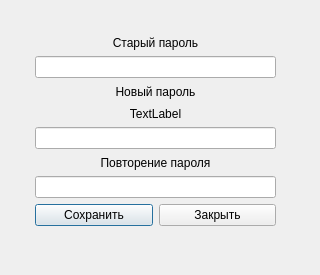
<?xml version="1.0" encoding="UTF-8"?>
<ui version="4.0">
 <class>ChangePasswordDialog</class>
 <widget class="QDialog" name="ChangePasswordDialog">
  <property name="geometry">
   <rect>
    <x>0</x>
    <y>0</y>
    <width>320</width>
    <height>275</height>
   </rect>
  </property>
  <property name="windowTitle">
   <string>Dialog</string>
  </property>
  <widget class="QWidget" name="verticalLayoutWidget">
   <property name="geometry">
    <rect>
     <x>30</x>
     <y>30</y>
     <width>251</width>
     <height>201</height>
    </rect>
   </property>
   <layout class="QVBoxLayout" name="verticalLayout">
    <property name="leftMargin">
     <number>5</number>
    </property>
    <property name="topMargin">
     <number>5</number>
    </property>
    <property name="rightMargin">
     <number>5</number>
    </property>
    <property name="bottomMargin">
     <number>5</number>
    </property>
    <item>
     <widget class="QLabel" name="label">
      <property name="text">
       <string>Старый пароль</string>
      </property>
      <property name="alignment">
       <set>Qt::AlignCenter</set>
      </property>
     </widget>
    </item>
    <item>
     <widget class="QLineEdit" name="leOldPass">
      <property name="echoMode">
       <enum>QLineEdit::Password</enum>
      </property>
     </widget>
    </item>
    <item>
     <widget class="QLabel" name="label_2">
      <property name="text">
       <string>Новый пароль</string>
      </property>
      <property name="alignment">
       <set>Qt::AlignCenter</set>
      </property>
     </widget>
    </item>
    <item>
     <widget class="QLabel" name="labelLoad">
      <property name="text">
       <string>TextLabel</string>
      </property>
      <property name="alignment">
       <set>Qt::AlignCenter</set>
      </property>
     </widget>
    </item>
    <item>
     <widget class="QLineEdit" name="leNewPass">
      <property name="echoMode">
       <enum>QLineEdit::Password</enum>
      </property>
     </widget>
    </item>
    <item>
     <widget class="QLabel" name="label_3">
      <property name="text">
       <string>Повторение пароля</string>
      </property>
      <property name="alignment">
       <set>Qt::AlignCenter</set>
      </property>
     </widget>
    </item>
    <item>
     <widget class="QLineEdit" name="leConfirmPass">
      <property name="echoMode">
       <enum>QLineEdit::Password</enum>
      </property>
     </widget>
    </item>
    <item>
     <layout class="QHBoxLayout" name="horizontalLayout">
      <item>
       <widget class="QPushButton" name="pbSave">
        <property name="text">
         <string>Сохранить</string>
        </property>
       </widget>
      </item>
      <item>
       <widget class="QPushButton" name="pbCancel">
        <property name="text">
         <string>Закрыть</string>
        </property>
       </widget>
      </item>
     </layout>
    </item>
   </layout>
  </widget>
 </widget>
 <resources/>
 <connections/>
</ui>
